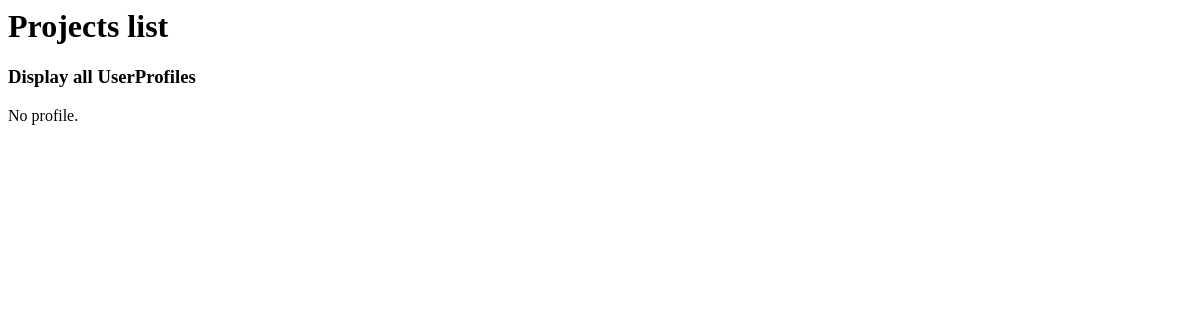
The app's page /chats/profiles, older data.
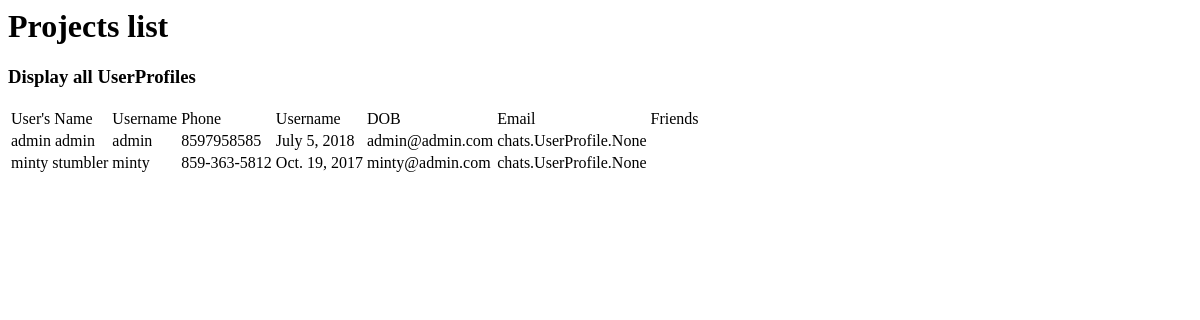
The same page, newer data.
### chats/models.py (models this page shows)
class UserProfile(models.Model):
    fname = models.CharField(max_length=50, verbose_name="FirstName")
    lname = models.CharField(max_length=50, verbose_name="LastName")
    username = models.CharField(max_length=50, verbose_name="Username")
    password = models.CharField(max_length=100, verbose_name="Password")
    phone = models.CharField(max_length=20, verbose_name="Phone number", null=True, default=None, blank=True)
    dateofbirth = models.DateField(verbose_name="DateofBirth" , null=True, default=None, blank=True)
    last_connection = models.DateTimeField(verbose_name="DateofLastConnection", null=True, default=None, blank=True)
    email = models.EmailField(verbose_name="Email")
    datecreated = models.DateTimeField(verbose_name="datecreated",auto_now_add=True)
    user = models.OneToOneField(User)
    follows = models.ManyToManyField('self', null=True, related_name='followed_by', blank=True, symmetrical=False)

### chats/views.py (the view)
# urls.py: url(r'profiles', views.profiles, name='profiles'),
def profiles(request):
    profiles = UserProfile.objects.all()
    return render(request, 'profiles.html', {'action': "Display all UserProfiles", 'profiles': profiles})

### chats/templates/profiles.html (shortened to what this page needs)
<h1>
Projects list
</h1>
<h3>{{ action }}</h3>
{% if profiles|length > 0 %}
<table>
<thead>
<tr>
<td>User's Name</td>
<td>Username</td>
<td>Phone</td>
<td>Username</td>
<td>DOB</td>
<td>Email</td>
<td>Friends</td>
</tr>
</thead>
<tbody>
{% for profile in profiles %}
<tr>
  <td>{{ profile.fname }} {{profile.lname}}</td>
  <td>{{ profile.username }}</td>
  <td>{{ profile.phone }}</td>
  <td>{{ profile.dateofbirth }}</td>
<td>{{ profile.email }}</td>
<td>{{ profile.follows }}</td>
</tr>
{% endfor %}
</tbody>
</table>
{% else %}
<span>No profile.</span>
{% endif %}

Row changes from the older to the newer data that the page shows:
added UserProfile: fname "admin", lname "admin", username "admin", phone "8597958585", dateofbirth "July 5, 2018", email "admin@admin.com", follows "chats.UserProfile.None"
added UserProfile: fname "minty", lname "stumbler", username "minty", phone "859-363-5812", dateofbirth "Oct. 19, 2017", email "minty@admin.com", follows "chats.UserProfile.None"
Text that changed along with them:
text no longer shown: "No profile."
text now shown: "User's Name Username Phone Username DOB Email Friends"
